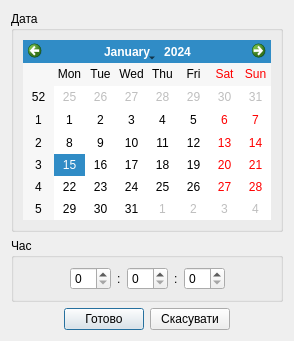
<ui version="4.0" >
 <class>DateTimeDialog</class>
 <widget class="QDialog" name="DateTimeDialog" >
  <property name="geometry" >
   <rect>
    <x>0</x>
    <y>0</y>
    <width>234</width>
    <height>341</height>
   </rect>
  </property>
  <property name="windowTitle" >
   <string>Дата і час</string>
  </property>
  <layout class="QGridLayout" name="gridLayout" >
   <item row="0" column="0" colspan="4" >
    <widget class="QGroupBox" name="groupBox_2" >
     <property name="title" >
      <string>Дата</string>
     </property>
     <layout class="QHBoxLayout" name="horizontalLayout_2" >
      <item>
       <widget class="QCalendarWidget" name="date" />
      </item>
     </layout>
    </widget>
   </item>
   <item row="1" column="0" colspan="4" >
    <widget class="QGroupBox" name="groupBox" >
     <property name="title" >
      <string>Час</string>
     </property>
     <layout class="QHBoxLayout" name="horizontalLayout" >
      <item>
       <spacer name="horizontalSpacer_2" >
        <property name="orientation" >
         <enum>Qt::Horizontal</enum>
        </property>
        <property name="sizeHint" stdset="0" >
         <size>
          <width>40</width>
          <height>20</height>
         </size>
        </property>
       </spacer>
      </item>
      <item>
       <widget class="QSpinBox" name="hour" >
        <property name="maximum" >
         <number>23</number>
        </property>
       </widget>
      </item>
      <item>
       <widget class="QLabel" name="label_2" >
        <property name="text" >
         <string>:</string>
        </property>
       </widget>
      </item>
      <item>
       <widget class="QSpinBox" name="minute" >
        <property name="maximum" >
         <number>59</number>
        </property>
       </widget>
      </item>
      <item>
       <widget class="QLabel" name="label_3" >
        <property name="text" >
         <string>:</string>
        </property>
       </widget>
      </item>
      <item>
       <widget class="QSpinBox" name="second" >
        <property name="maximum" >
         <number>59</number>
        </property>
       </widget>
      </item>
      <item>
       <spacer name="horizontalSpacer_3" >
        <property name="orientation" >
         <enum>Qt::Horizontal</enum>
        </property>
        <property name="sizeHint" stdset="0" >
         <size>
          <width>40</width>
          <height>20</height>
         </size>
        </property>
       </spacer>
      </item>
     </layout>
    </widget>
   </item>
   <item row="2" column="1" >
    <widget class="QPushButton" name="okButton" >
     <property name="text" >
      <string>Готово</string>
     </property>
    </widget>
   </item>
   <item row="2" column="2" >
    <widget class="QPushButton" name="cancelButton" >
     <property name="text" >
      <string>Скасувати</string>
     </property>
    </widget>
   </item>
  </layout>
 </widget>
 <resources/>
 <connections>
  <connection>
   <sender>okButton</sender>
   <signal>clicked()</signal>
   <receiver>DateTimeDialog</receiver>
   <slot>accept()</slot>
   <hints>
    <hint type="sourcelabel" >
     <x>74</x>
     <y>317</y>
    </hint>
    <hint type="destinationlabel" >
     <x>116</x>
     <y>170</y>
    </hint>
   </hints>
  </connection>
  <connection>
   <sender>cancelButton</sender>
   <signal>clicked()</signal>
   <receiver>DateTimeDialog</receiver>
   <slot>reject()</slot>
   <hints>
    <hint type="sourcelabel" >
     <x>159</x>
     <y>317</y>
    </hint>
    <hint type="destinationlabel" >
     <x>116</x>
     <y>170</y>
    </hint>
   </hints>
  </connection>
 </connections>
</ui>
